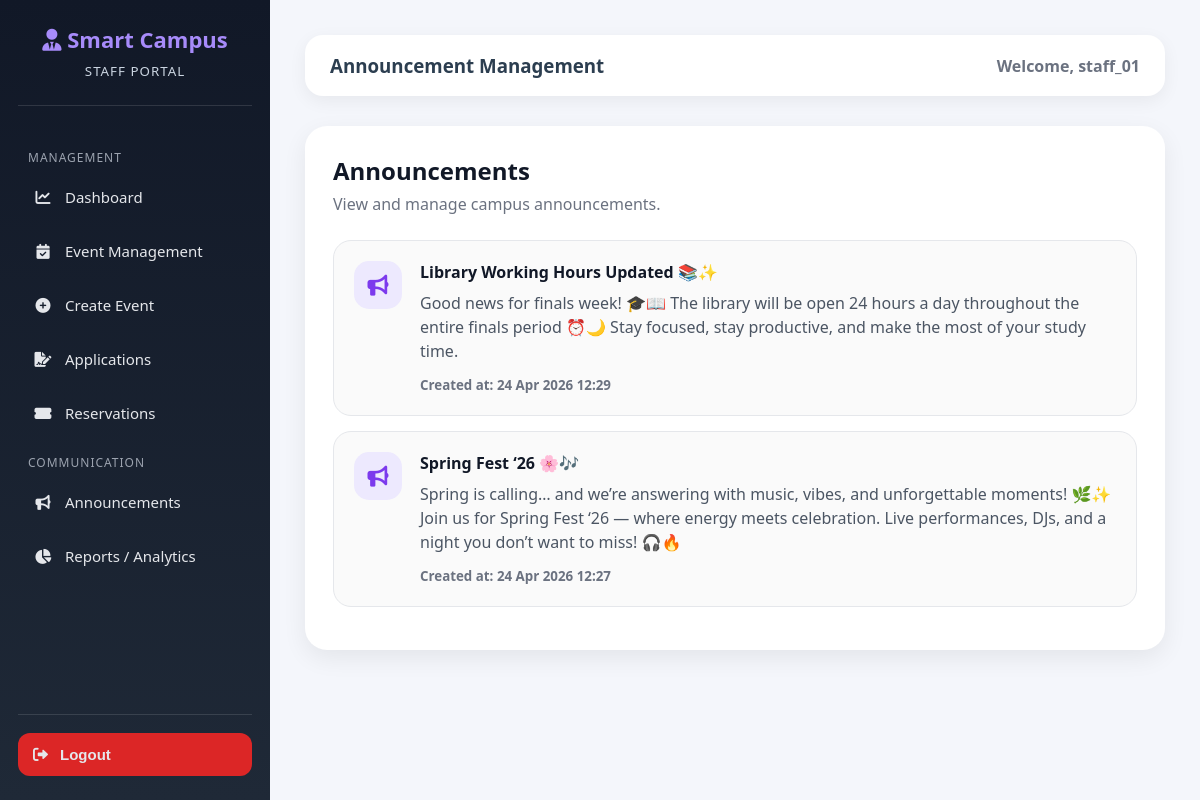
/staff/announcements/ (signed in), run on the app's committed database.
### accounts/models.py (models this page shows, shortened)
class User(AbstractUser):
    ROLE_CHOICES = (
        ('student', 'Student'),
        ('staff', 'Staff'),
        ('admin', 'Admin'),
)
    role = models.CharField(max_length=10, choices=ROLE_CHOICES, default='student')
    phone_number = models.CharField(max_length=15, blank=True, null=True)

### core/models.py (models this page shows, shortened)
class Announcement(models.Model):
    title = models.CharField(max_length=200)
    content = models.TextField()
    created_at = models.DateTimeField(auto_now_add=True)
    is_active = models.BooleanField(default=True)

### core/views.py (the view)
@login_required
@user_passes_test(is_staff_member)
def manage_announcements(request):
    announcements = Announcement.objects.all().order_by('-created_at')
    return render(request, 'core/manage_announcements.html', {
        'announcements': announcements
    })

### core/views.py (called while the page is built)
def is_staff_member(user):
    staff_roles = ['staff', 'Kulüp / Akademisyen']
    return user.is_authenticated and (
        getattr(user, 'role', None) in staff_roles or user.is_staff
    )

### templates/core/manage_announcements.html (shortened to what this page needs)
{% extends 'core/staff_base.html' %}
{% block page_title %}Announcement Management{% endblock %}
{% block content %}
<div class="panel-card">
    <div class="panel-header">
        <div>
            <h3>Announcements</h3>
            <p>View and manage campus announcements.</p>
        </div>
    </div>
    <div class="announcement-list">
        {% for announcement in announcements %}
            <div class="announcement-card">
                <div class="announcement-icon">
                    <i class="fas fa-bullhorn"></i>
                </div>
                <div class="announcement-content">
                    <h4>{{ announcement.title }}</h4>
                    <p>{{ announcement.content }}</p>
                    <small>
                        Created at:
                        {% if announcement.created_at %}
                            {{ announcement.created_at|date:"d M Y H:i" }}
                        {% else %}
                            -
                        {% endif %}
                    </small>
                </div>
            </div>
        {% empty %}
            <div class="empty">
                <i class="fas fa-bullhorn"></i>
                <p>No announcements found.</p>
            </div>
        {% endfor %}
    </div>
</div>
{% endblock %}

### templates/core/staff_base.html (shortened to what this page needs)
<!DOCTYPE html>
<html lang="en">
<head>
    <link rel="stylesheet" href="https://cdnjs.cloudflare.com/ajax/libs/font-awesome/6.0.0/css/all.min.css">
</head>
<body>
<div class="staff-sidebar">
    <div class="staff-logo">
        <h2><i class="fas fa-user-tie"></i> Smart Campus</h2>
        <small>STAFF PORTAL</small>
    </div>
    <ul class="staff-nav">
        <div class="menu-title">Management</div>
        <li>
            <a href="{% url 'staff_dashboard' %}">
                <i class="fas fa-chart-line"></i>
                Dashboard
            </a>
        </li>
        <li>
            <a href="{% url 'staff_event_management' %}">
                <i class="fas fa-calendar-check"></i>
                Event Management
            </a>
        </li>
        <li>
            <a href="{% url 'create_event' %}">
                <i class="fas fa-plus-circle"></i>
                Create Event
            </a>
        </li>
        <li>
            <a href="{% url 'manage_applications' %}">
                <i class="fas fa-file-signature"></i>
                Applications
            </a>
        </li>
        <li>
            <a href="{% url 'manage_reservations' %}">
                <i class="fas fa-ticket-alt"></i>
                Reservations
            </a>
        </li>
        <div class="menu-title">Communication</div>
        <li>
            <a href="{% url 'manage_announcements' %}">
                <i class="fas fa-bullhorn"></i>
                Announcements
            </a>
        </li>
        <li>
            <a href="{% url 'staff_reports' %}">
                <i class="fas fa-chart-pie"></i>
                Reports / Analytics
            </a>
        </li>
    </ul>
    <div class="logout-area">
        <form method="POST" action="{% url 'logout' %}">
            <button type="submit" class="logout-btn">
                <i class="fas fa-sign-out-alt"></i>
                Logout
            </button>
        </form>
    </div>
</div>
<div class="staff-content">
    <div class="topbar">
        <h3>{% block page_title %}Staff Dashboard{% endblock %}</h3>
        <div class="welcome">Welcome, {{ user.username }}</div>
    </div>
    {% block content %}
    {% endblock %}
</div>
</body>
</html>

### templates/core/staff_base.html (style rules this page uses)
* { box-sizing: border-box; }
body { margin: 0; font-family: 'Segoe UI', Arial, sans-serif; background: #f4f6fb; color: #2c3e50; }
.staff-sidebar { width: 270px; height: 100vh; background: linear-gradient(180deg, #111827, #1f2937); position: fixed; left: 0; top: 0; color: white; padding: 24px 18px; display: flex; flex-direction: column; }
.staff-logo { text-align: center; padding-bottom: 25px; border-bottom: 1px solid rgba(255,255,255,0.12); margin-bottom: 25px; }
.staff-logo h2 { margin: 0; font-size: 22px; color: #a78bfa; }
.staff-logo small { display: block; margin-top: 8px; color: #cbd5e1; letter-spacing: 1px; }
.menu-title { font-size: 12px; color: #9ca3af; text-transform: uppercase; letter-spacing: 1px; margin: 18px 0 8px 10px; }
.staff-nav { list-style: none; padding: 0; margin: 0; flex: 1; }
.staff-nav li { margin-bottom: 8px; }
.staff-nav a, .logout-btn { display: flex; align-items: center; gap: 12px; color: #e5e7eb; text-decoration: none; padding: 13px 15px; border-radius: 12px; transition: 0.3s; font-size: 15px; border: none; background: transparent; width: 100%; cursor: pointer; text-align: left; }
.staff-nav i { width: 20px; text-align: center; }
.logout-area { border-top: 1px solid rgba(255,255,255,0.12); padding-top: 18px; }
.logout-btn { background: #dc2626; font-weight: bold; }
.staff-content { margin-left: 270px; min-height: 100vh; padding: 35px; }
.topbar { background: white; padding: 18px 25px; border-radius: 18px; box-shadow: 0 5px 18px rgba(0,0,0,0.06); margin-bottom: 30px; display: flex; justify-content: space-between; align-items: center; }
.topbar h3 { margin: 0; }
.welcome { color: #6b7280; font-weight: 600; }

### templates/core/manage_announcements.html (style rules this page uses)
.panel-card { background: white; padding: 28px; border-radius: 22px; box-shadow: 0 8px 24px rgba(0,0,0,0.07); }
.panel-header { margin-bottom: 25px; }
.panel-header h3 { margin: 0; color: #111827; font-size: 24px; }
.panel-header p { margin: 6px 0 0; color: #6b7280; }
.announcement-card { display: flex; gap: 18px; padding: 20px; border: 1px solid #e5e7eb; border-radius: 18px; margin-bottom: 15px; background: #fafafa; transition: 0.3s; }
.announcement-icon { width: 48px; height: 48px; border-radius: 15px; background: #ede9fe; color: #7c3aed; display: flex; align-items: center; justify-content: center; font-size: 21px; flex-shrink: 0; }
.announcement-content h4 { margin: 0 0 8px; color: #111827; }
.announcement-content p { margin: 0 0 10px; color: #4b5563; line-height: 1.5; }
.announcement-content small { color: #6b7280; font-weight: 600; }

### data on the page
User: username "staff_01"
Announcement: title "Library Working Hours Updated 📚✨", content "Good news for finals week! 🎓📖 The library will be open 24 hours a day throughout the entire finals period ⏰🌙 Stay focused, stay productive, and make the most of your study time.", created_at "24 Apr 2026 12:29"
Announcement: title "Spring Fest ‘26 🌸🎶", content "Spring is calling… and we’re answering with music, vibes, and unforgettable moments! 🌿✨ Join us for Spring Fest ‘26 — where energy meets celebration. Live performances, DJs, and a night you don’t want to miss! 🎧🔥", created_at "24 Apr 2026 12:27"
